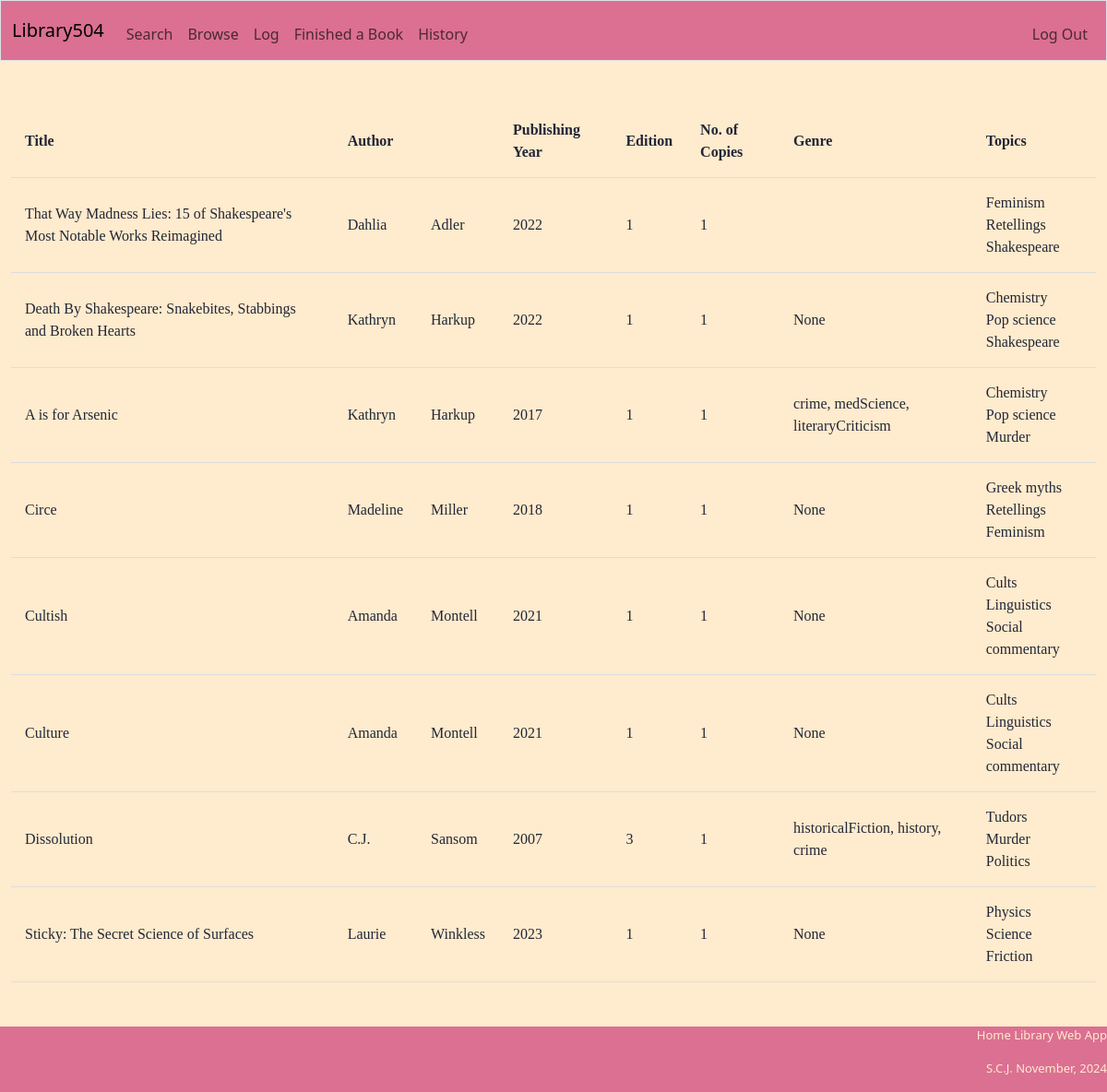
Page /browse (signed in) on the committed database.
### tables this page shows
CREATE TABLE books (
    id INTEGER PRIMARY KEY AUTOINCREMENT NOT NULL,
    title text not null,
    year year,
    edition integer,
    copies integer,
    genre TEXT,
    topicsA TEXT,
    topicsB TEXT,
    topicsC TEXT, authorfirstname TEXT, authorlastname TEXT,
    unique(id)
);

### app.py (the view)
@app.route("/browse", methods=["GET", "POST"])
@login_required
def browse():
    books = db.execute("SELECT * FROM books ORDER BY authorlastname")
    return render_template("browse.html", books=books)

### app.py (called while the page is built)
@app.after_request
def after_request(response):
    response.headers["Cache-Control"] = "no-cache, no-store, must-revalidate"
    response.headers["Expires"] = 0
    response.headers["Pragma"] = "no-cache"
    return response

def login_required(f):
    @wraps(f)
    def decorated_function(*args, **kwargs):
        if session.get("id") is None:
            return redirect("/login")
        return f(*args, **kwargs)
    return decorated_function

### templates/browse.html (shortened to what this page needs)
{% extends "template.html" %}
{% block main %}
    <div>
        <table action="/browse" id="browse" method="post">
            <tr>
                <th class="text-start" scope="col">Title</th>
                <th class="text-start" scope="col" colspan="2">Author</th>
                <th class="text-start" scope="col">Publishing Year</th>
                <th class="text-start" scope="col">Edition</th>
                <th class="text-start" scope="col">No. of Copies</th>
                <th class="text-start" scope="col">Genre</th>
                <th class="text-start" scope="col">Topics</th>
                </tr>
            {% for book in books %}
                <tr>
                    <td>{{ book["title"] }}</td>
                    <td>{{ book["authorfirstname"] }}</td>
                    <td>{{ book["authorlastname"] }}</td>
                    <td>{{ book["year"] }}</td>
                    <td>{{ book["edition"] }}</td>
                    <td>{{ book["copies"] }}</td>
                    <td>{{ book["genre"] }}</td>
                    <td>
                        <ul class="no-bullets">
                            <li>{{ book["topicsA"] }}</li>
                            <li>{{ book["topicsB"] }}</li>
                            <li>{{ book["topicsC"] }}</li>
                        </ul>
                    </td>
                </tr>
            {% endfor %}
        </table>
    </div>
{% endblock %}

### templates/template.html (shortened to what this page needs)
<!DOCTYPE html>
<html lang="en">
    <head>
        <link href="https://cdn.jsdelivr.net/npm/bootstrap@5.3.3/dist/css/bootstrap.min.css" rel="stylesheet">
        <link rel="stylesheet" type="text/css" href="{{ url_for('static', filename='style.css') }}">
    </head>
    <body>
        <nav class="border navbar navbar-expand-md">
            <div class="container-fluid">
                <a class="navbar-brand" href="/"><span class="blue">Library</span><span class="red">504</span></a>
                <div class="collapse navbar-collapse" id="navbar">
                    {% if session["id"] %}
                        <ul class="navbar-nav me-auto mt-2">
                            <li class="menu-item"><a class="nav-link" href="/search">Search</a></li>
                            <li class="menu-item"><a class="nav-link" href="/browse">Browse</a></li>
                            <li class="menu-item"><a class="nav-link" href="/log">Log</a></li>
                            <li class="menu-item"><a class="nav-link" href="/finish">Finished a Book</a></li>
                            <li class="menu-item"><a class="nav-link" href="/history">History</a></li>
                        </ul>
                        <ul class="navbar-nav ms-auto mt-2">
                            <li class="nav-item"><a class="nav-link" href="/logout">Log Out</a></li>
                        </ul>
                    {% else %}
                        <ul class="navbar-nav ms-auto mt-2">
                            <li class="nav-item"><a class="nav-link" href="/login">Log In</a></li>
                            <li class="nav-item"><a class="nav-link" href="/register">Not a member? Register Here</a></li>
                        </ul>
                    {% endif %}
                </div>
            </div>
        </nav>
        <main class="container-fluid py-5 text-center">
            {% block main %} {% endblock %}
        </main>
        <footer>
            <div>
                <p>Home Library Web App</p>
                <p>S.C.J. November, 2024</p>
            </div>
        </footer>
    </body>
</html>

### staticfiles/style.css (style rules this page uses)
.navbar { overflow: hidden; background-color: #DB7093; color: #FFEBCD position: sticky; position: -webkit-sticky; top: 0; }
.container-fluid { background-color: #DB7093 color: #FFEBCD display: relative; cursor: pointer; height: 100%; }
footer { position: relative; left: 0; bottom: 0; width: 100%; background-color: #DB7093; color: #FFEBCD; text-align: right; font-size: small; }
html, body { display: flex; flex-direction: column; min-height: 100vh; margin: 0; padding: 0; position: relative; overflow: scroll; }
main { flex:1; font-family: Georgia; background-color: #FFEBCD; color: #232637; width: 100%; padding-bottom: 60px; height: auto; display: flex; flex-direction: column; margin: 0; padding: 0; position: relative; overflow: scroll; }
tr:nth-child(even) { background-color: #FFEBCD; }
* { box-sizing: border-box; }
table { width: 100%; max-height: 100vh; overflow: scroll;; }
th, td { padding: 15px; text-align: left; border-bottom: 1px solid #ddd; }
ul.no-bullets { list-style-type: none; padding: 0; margin: 0; }

### rows in the picture
books: title "That Way Madness Lies: 15 of Shakespeare's Most Notable Works Reimagined", authorfirstname "Dahlia", authorlastname "Adler", year "2022", edition "1", copies "1", topicsA "Feminism", topicsB "Retellings", topicsC "Shakespeare"
books: title "Death By Shakespeare: Snakebites, Stabbings and Broken Hearts", authorfirstname "Kathryn", authorlastname "Harkup", year "2022", edition "1", copies "1", genre "None", topicsA "Chemistry", topicsB "Pop science", topicsC "Shakespeare"
books: title "A is for Arsenic", authorfirstname "Kathryn", authorlastname "Harkup", year "2017", edition "1", copies "1", genre "crime, medScience, literaryCriticism", topicsA "Chemistry", topicsB "Pop science", topicsC "Murder"
books: title "Circe", authorfirstname "Madeline", authorlastname "Miller", year "2018", edition "1", copies "1", genre "None", topicsA "Greek myths", topicsB "Retellings", topicsC "Feminism"
books: title "Cultish", authorfirstname "Amanda", authorlastname "Montell", year "2021", edition "1", copies "1", genre "None", topicsA "Cults", topicsB "Linguistics", topicsC "Social commentary"
books: title "Culture", authorfirstname "Amanda", authorlastname "Montell", year "2021", edition "1", copies "1", genre "None", topicsA "Cults", topicsB "Linguistics", topicsC "Social commentary"
books: title "Dissolution", authorfirstname "C.J.", authorlastname "Sansom", year "2007", edition "3", copies "1", genre "historicalFiction, history, crime", topicsA "Tudors", topicsB "Murder", topicsC "Politics"
books: title "Sticky: The Secret Science of Surfaces", authorfirstname "Laurie", authorlastname "Winkless", year "2023", edition "1", copies "1", genre "None", topicsA "Physics", topicsB "Science", topicsC "Friction"
